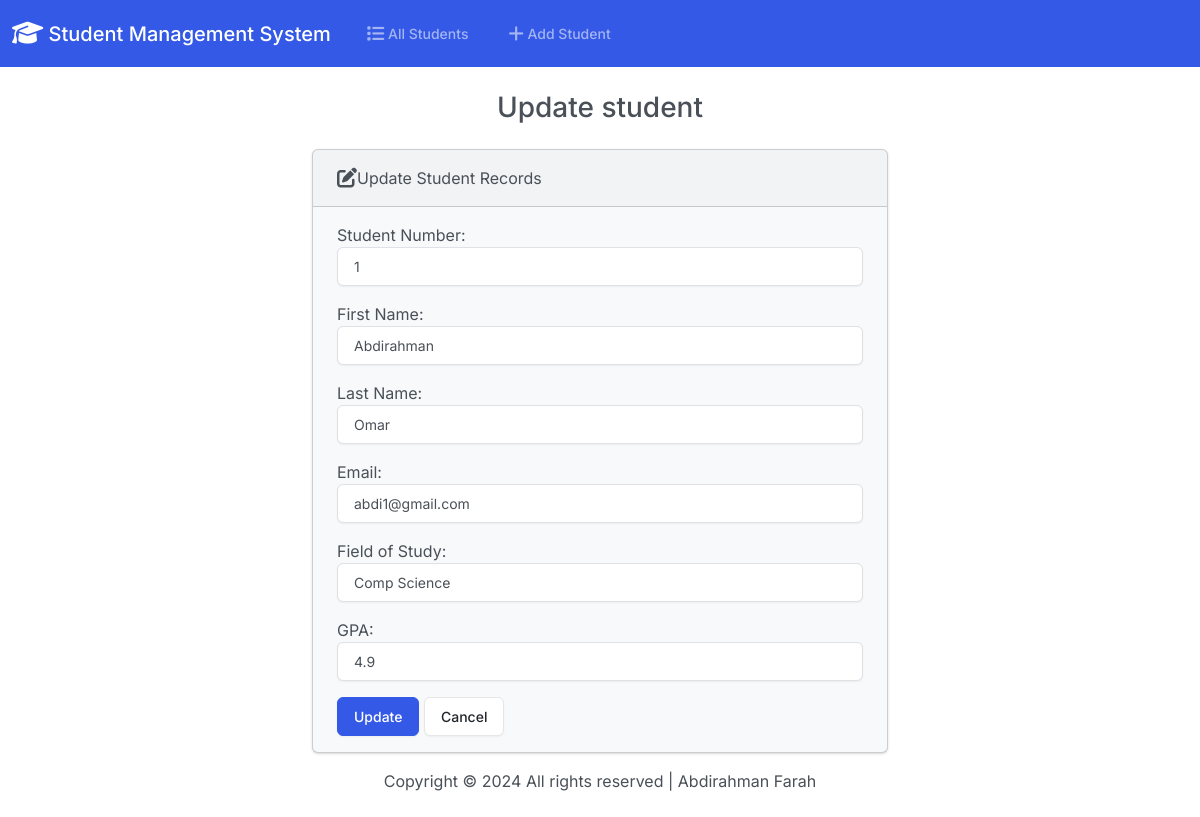
Page /edit/1/ on the committed database.
### myApp/models.py (models this page shows, shortened)
class Students(models.Model):
    student_number=models.PositiveIntegerField(primary_key=True)
    first_name=models.CharField(max_length=50)
    last_name=models.CharField(max_length=50)
    email=models.EmailField(max_length=100)
    field_of_study=models.CharField(max_length=50)
    gpa=models.FloatField()

### myApp/views.py (the view)
# urls.py: path('edit/<int:student_number>/', views.edit, name='edit'),  # Change 'id' to 'student_number'
def edit(request, student_number):
    student = Students.objects.get(student_number=student_number)
    if request.method == 'POST':
        form = StudentForm(request.POST, instance=student)
        if form.is_valid():
            form.save()
            return render(request, 'myApp/edit.html', { # Redirect to the edit page with a success flag
                'form': form,
                'success': True
            })
    else:
        form = StudentForm(instance=student)
    return render(request, 'myApp/edit.html', {
        'form': form,
        'student': student
    })

### myApp/forms.py
class StudentForm(forms.ModelForm):
    class Meta:
        model = Students
        fields = ['student_number', 'first_name', 'last_name', 'email', 'field_of_study', 'gpa']
        labels = {
            'student_number': 'Student Number',
            'first_name': 'First Name',
            'last_name': 'Last Name',
            'email': 'Email',
            'field_of_study': 'Field of Study',
            'gpa': 'GPA'
        }
        widgets = {
            'student_number': forms.NumberInput(attrs={'class': 'form-control'}),
            'first_name': forms.TextInput(attrs={'class': 'form-control'}),
            'last_name': forms.TextInput(attrs={'class': 'form-control'}),
            'email': forms.EmailInput(attrs={'class': 'form-control'}),
            'field_of_study': forms.TextInput(attrs={'class': 'form-control'}),
            'gpa': forms.NumberInput(attrs={'class': 'form-control'})
        }

### myApp/Templates/myApp/edit.html (shortened to what this page needs)
{% extends "myApp/base.html"%}
{% block body %}
<h3 class="text-center m-4"> Update student</h3>
{% if success %}
<div class="alert alert-success" role="alert">
    The  student updated successfully
    <a href="{% url 'index' %}" class="alert-link">Go to home page.</a>
</div>
{% else %}
<div class="row justify-content-center">
   <div class="col-6">
    <div class="card bg-light mb-3">
        <div class="card-header">
            <i class="fa-solid fa-pen-to-square fa-lg"></i>Update Student Records
        </div>
        <div class="card-body">
            <form action="" method="POST">
                {{ form.as_p }}
                <button type="submit" class="btn btn-primary">Update</button>
                <a href="{% url 'index' %}" class="btn btn-secondary">Cancel</a>
            </form>
        </div>
   </div>
</div>
{% endif %}
{%endblock%}

### rows in the picture
Students: student_number "1", first_name "Abdirahman", last_name "Omar", email "abdi1@gmail.com", field_of_study "Comp Science", gpa "4.9"
